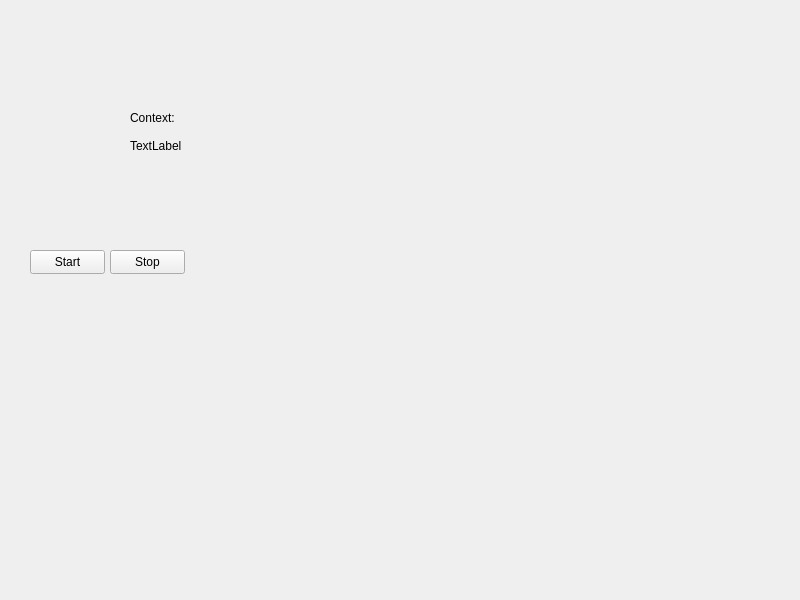
<?xml version="1.0" encoding="UTF-8"?>
<ui version="4.0">
 <class>MainWindow</class>
 <widget class="QMainWindow" name="MainWindow">
  <property name="geometry">
   <rect>
    <x>0</x>
    <y>0</y>
    <width>800</width>
    <height>600</height>
   </rect>
  </property>
  <property name="windowTitle">
   <string>MainWindow</string>
  </property>
  <widget class="QWidget" name="centralwidget">
   <widget class="QLabel" name="label">
    <property name="geometry">
     <rect>
      <x>130</x>
      <y>110</y>
      <width>49</width>
      <height>16</height>
     </rect>
    </property>
    <property name="text">
     <string>Context:</string>
    </property>
   </widget>
   <widget class="QLabel" name="context_output">
    <property name="geometry">
     <rect>
      <x>130</x>
      <y>130</y>
      <width>131</width>
      <height>31</height>
     </rect>
    </property>
    <property name="text">
     <string>TextLabel</string>
    </property>
   </widget>
   <widget class="QPushButton" name="start_btn">
    <property name="geometry">
     <rect>
      <x>30</x>
      <y>250</y>
      <width>75</width>
      <height>24</height>
     </rect>
    </property>
    <property name="text">
     <string>Start</string>
    </property>
   </widget>
   <widget class="QPushButton" name="stop_btn">
    <property name="geometry">
     <rect>
      <x>110</x>
      <y>250</y>
      <width>75</width>
      <height>24</height>
     </rect>
    </property>
    <property name="text">
     <string>Stop</string>
    </property>
   </widget>
  </widget>
 </widget>
 <resources/>
 <connections/>
</ui>
